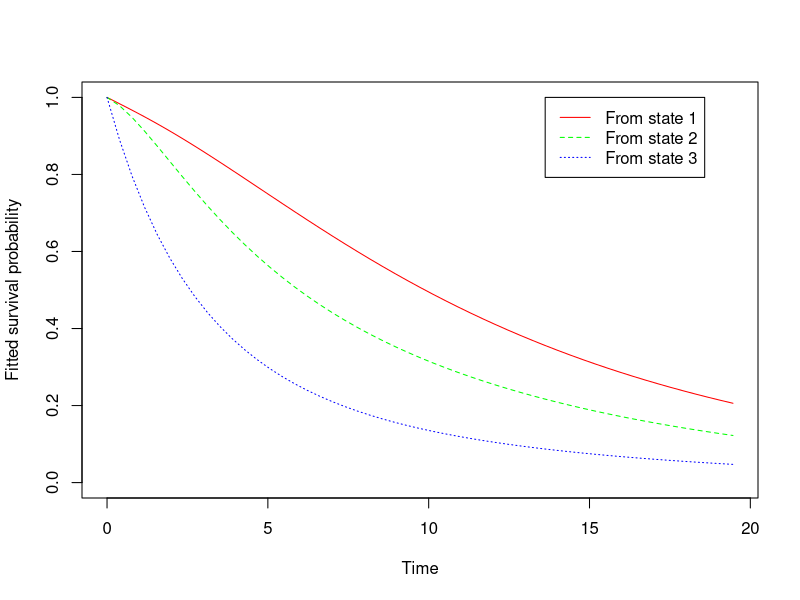
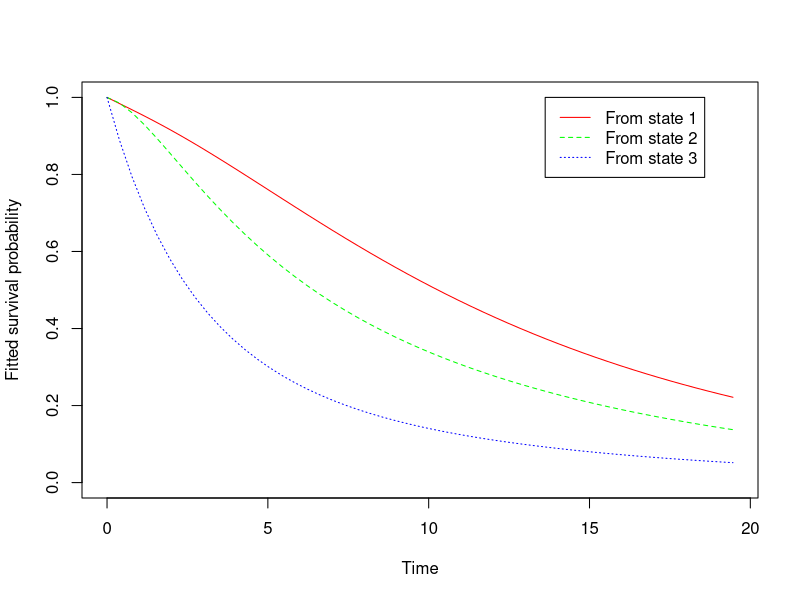

Source code (R) for these figures, in order:
library(tidyverse)
library(msm)
cav %>% head()
statetable.msm(state = state, subject = PTNUM, data = cav)

Q <- rbind(
    c(0, 0.25, 0, 0.25),
    c(0.166, 0, 0.166, 0.166),
    c(0, 0.25, 0, 0.25),
    c(0, 0, 0, 0)
)
Q

# get crude Q
Q.crude <- crudeinits.msm(state ~ years, PTNUM, data = cav, qmatrix = Q)
Q.crude

cav.msm <- msm(state ~ years,
    subject = PTNUM, data = cav, qmatrix = Q, deathexact = 4,
    # exacttimes = TRUE, 
    # obstype = 2
)

plot(cav.msm)

cav.msm <- msm(state ~ years,
    subject = PTNUM, data = cav, qmatrix = Q, deathexact = 4,
    covariates = ~ sex
    # exacttimes = TRUE, 
    # obstype = 2
)

plot(cav.msm)

hazard.msm(cav.msm)
pmatrix.msm(cav.msm, t=1)
